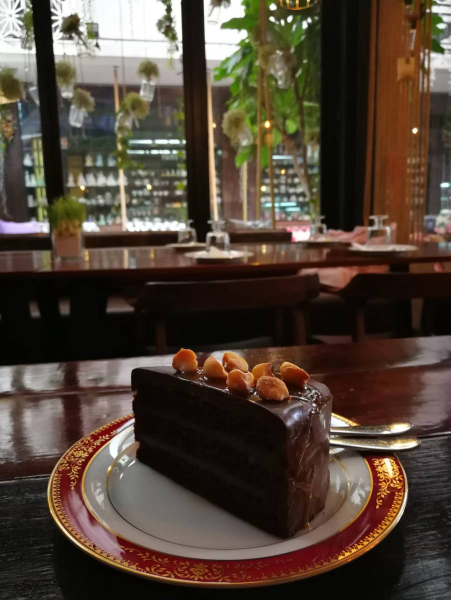
#> input picture cake.jpg, 901 x 1200 px (shown at 1/2 size)
$ jupyter execute --allow-errors Image_data_preparation_with_Pillow.ipynb
#> lines starting #> are read from the running program, lines starting #| are printed output that depends on the picture
<a href="https://colab.research.google.com/github/WoradeeKongthong/ComputerVision/blob/master/Image_data_preparation_with_Pillow.ipynb" target="_parent"></a>

[cell 1]
import PIL
import matplotlib
from matplotlib import pyplot as plt
import numpy as np

# Load and display image using Pillow.

[cell 2]
# load the image
img = PIL.Image.open('cake.jpg')
#> img is the input picture: PIL image 901x1200 RGB; mean R, G, B 80.4, 66.3, 54.2

# summarize image details
print(type(img))
#| <class 'PIL.JpegImagePlugin.JpegImageFile'>
print(img.format)
#| JPEG
print(img.mode)
#| RGB
print(img.size)
#| (901, 1200)

# show the image
# image.show()
plt.imshow(img)
plt.show()

# Load image as numpy array using matplotlib.image

[cell 3]
# load image as pixel array
pixels = matplotlib.image.imread('cake.jpg')

# summarize pixels details
print(type(pixels))
#| <class 'numpy.ndarray'>
print(pixels.dtype)
#| uint8
print(pixels.shape)
#| (1200, 901, 3)

# display the pixel array as an image
plt.imshow(pixels)
plt.show()

# Convert Pillow Image to and from numpy array

[cell 4]
img = PIL.Image.open('cake.jpg')
print('Original image')
plt.imshow(img)
plt.show()

# convert PIL image to numpy array
img_array = np.asarray(img)

# summarize array details
print('\nAfter conversion')
print('type : ', type(img_array))
#| type :  <class 'numpy.ndarray'>
print('image array shape :', img_array.shape)
#| image array shape : (1200, 901, 3)

[cell 5]
# Convert back to Pillow image
img2 = PIL.Image.fromarray(img_array)

# display the image
print('img2')
plt.imshow(img2)
plt.show()

# summarize image details
print(img2.format)
#| None
print(img2.mode)
#| RGB
print(img2.size)
#| (901, 1200)

# Load all images in a directory as a list using matplotlib.image.imread()

[cell 6]
from os import listdir

# load all images in a directory Homu
loaded_images = list()
#> (the rest of this cell did not finish here and is left out)

[cell 7]
for i,img in enumerate(loaded_images):
  plt.subplot(1,5,i+1)
  plt.imshow(img)
  plt.grid()
plt.show()

# Save Pillow images to file

[cell 8]
img = PIL.Image.open('Homu/Homu3.jpg')
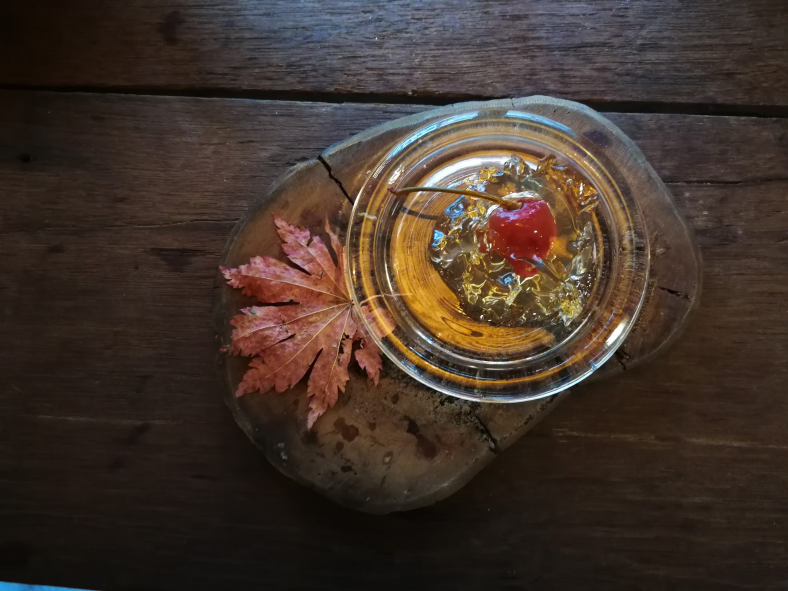
#> input picture Homu/Homu3.jpg, 2364 x 1773 px (shown at 1/3 size)
#> img is the input picture: PIL image 2364x1773 RGB; mean R, G, B 65.7, 51.9, 43.3
plt.imshow(img)
plt.show()

[cell 9]
# save img as PNG format
img.save('Homu3.png', format='PNG')

# Convert Pillow image to other mode

[cell 10]
# convert the image to grayscale
gs_img = img.convert(mode='L')
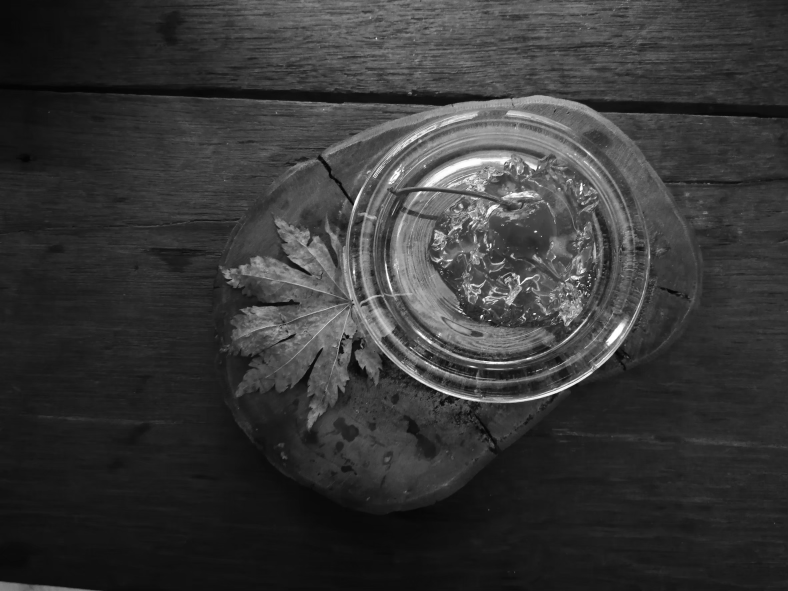
#> gs_img: PIL image 2364x1773 L (shown at 1/3 size); min 3, max 255, mean 55.1
plt.imshow(gs_img)
plt.show()

# Resize image : thumbnail vs resize

[cell 11]
# thumbnail all images to have the same width or height

# load image
img = PIL.Image.open('Homu/Homu3.jpg')
print('original image size : ',img.size)
#| original image size :  (2364, 1773)
plt.imshow(img)
plt.show()

# create a thumbnail and preserve aspect ratio
img.thumbnail((200,200))
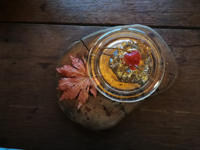
#> img: PIL image 200x150 RGB; mean R, G, B 65.6, 51.9, 43.3
print('after thumbnail : ', img.size)
#| after thumbnail :  (200, 150)
plt.imshow(img)
plt.show()

[cell 12]
# resize : force into a new shape

# load image
img = PIL.Image.open('Homu/Homu3.jpg')
print('original image size : ',img.size)
#| original image size :  (2364, 1773)
plt.imshow(img)
plt.show()

# resize
img_resized = img.resize((200,200))
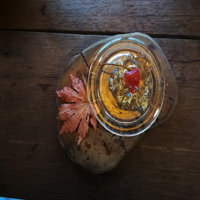
#> img_resized: PIL image 200x200 RGB; mean R, G, B 65.7, 51.9, 43.3
print('after resize : ', img_resized.size)
#| after resize :  (200, 200)
plt.imshow(img_resized)
plt.show()

# Flip, Rotate, Crop

[cell 13]
# load image
img = PIL.Image.open('cake.jpg')

# horizontal flip
#> (the rest of this cell did not finish here and is left out)

[cell 14]
# load image
img = PIL.Image.open('cake.jpg')

plt.subplot(131)
plt.imshow(img)

# rotate 45 degrees not expand
plt.subplot(132)
plt.imshow(img.rotate(45))

# rotat 45 degrees with expand
plt.subplot(133)
plt.imshow(img.rotate(45, expand=1, fillcolor='white'))

plt.show()
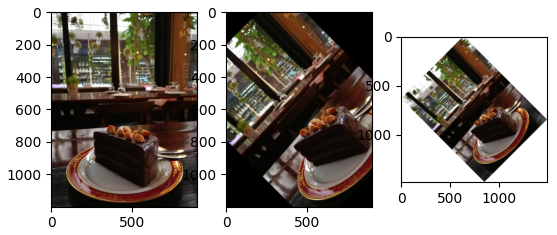
#> figure drawn by matplotlib, 3 panels

[cell 15]
# Crop

# load image
img = PIL.Image.open('Homu/Homu3.jpg')
print('original size : ',img.size)
#| original size :  (2364, 1773)
#plot
plt.subplot(121)
plt.imshow(img)

#cropped image
cropped = img.crop((1000,250,2000,1000))
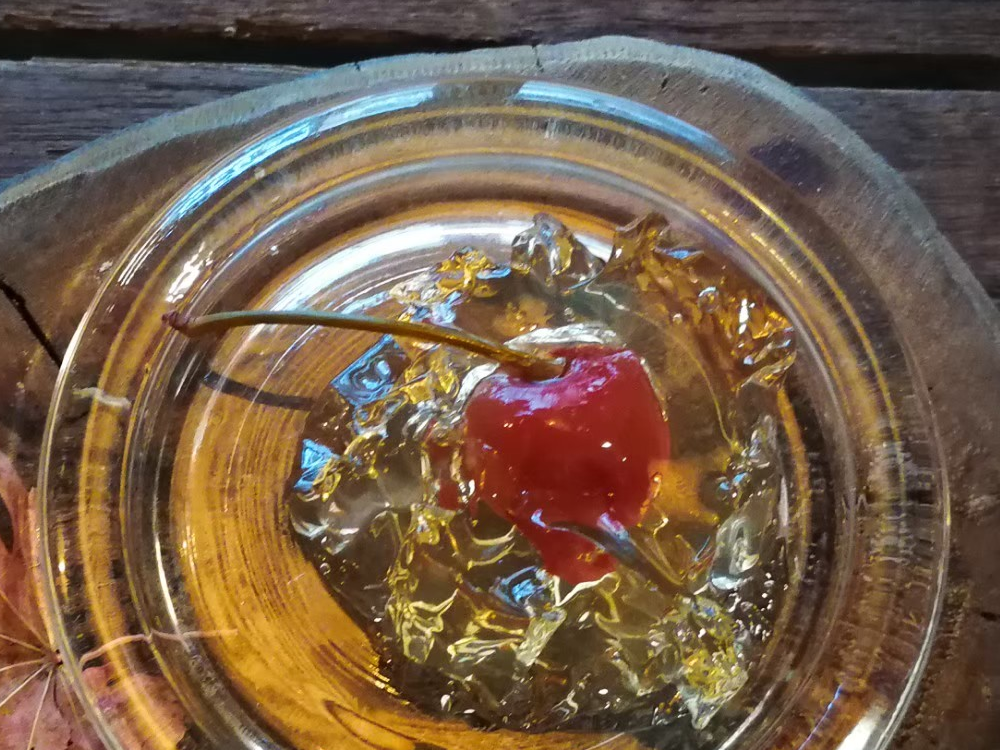
#> cropped: PIL image 1000x750 RGB; mean R, G, B 117.5, 94.5, 73.4
# plot
plt.subplot(122)
plt.imshow(cropped)
plt.show()

# Normalize Pixel values

[cell 16]
# load image
img = PIL.Image.open('Homu/Homu1.jpg')
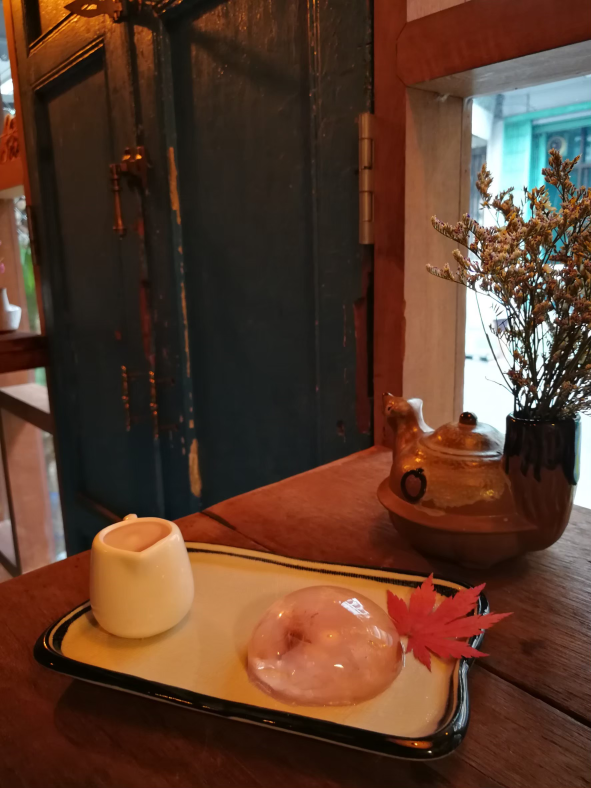
#> input picture Homu/Homu1.jpg, 1773 x 2364 px (shown at 1/3 size)
#> img is the input picture: PIL image 1773x2364 RGB; mean R, G, B 90, 59.3, 42.8
# convert image to numpy array
pixels = np.asarray(img)

# summarize details
print('Data type : %s' % pixels.dtype)
#| Data type : uint8
print('Min : %.3f, Max : %.3f' %(pixels.min(), pixels.max()))
#| Min : 0.000, Max : 255.000

[cell 17]
# convert uint8 to float
pixels = pixels.astype('float32')

# summarize details
print('Data type : %s' % pixels.dtype)
#| Data type : float32
print('Min : %.3f, Max : %.3f' %(pixels.min(), pixels.max()))
#| Min : 0.000, Max : 255.000

[cell 18]
# Normalize to range 0-1
pixels /= 255.0
print('Data type : %s' % pixels.dtype)
#| Data type : float32
print('Min : %.3f, Max : %.3f' %(pixels.min(), pixels.max()))
#| Min : 0.000, Max : 1.000
